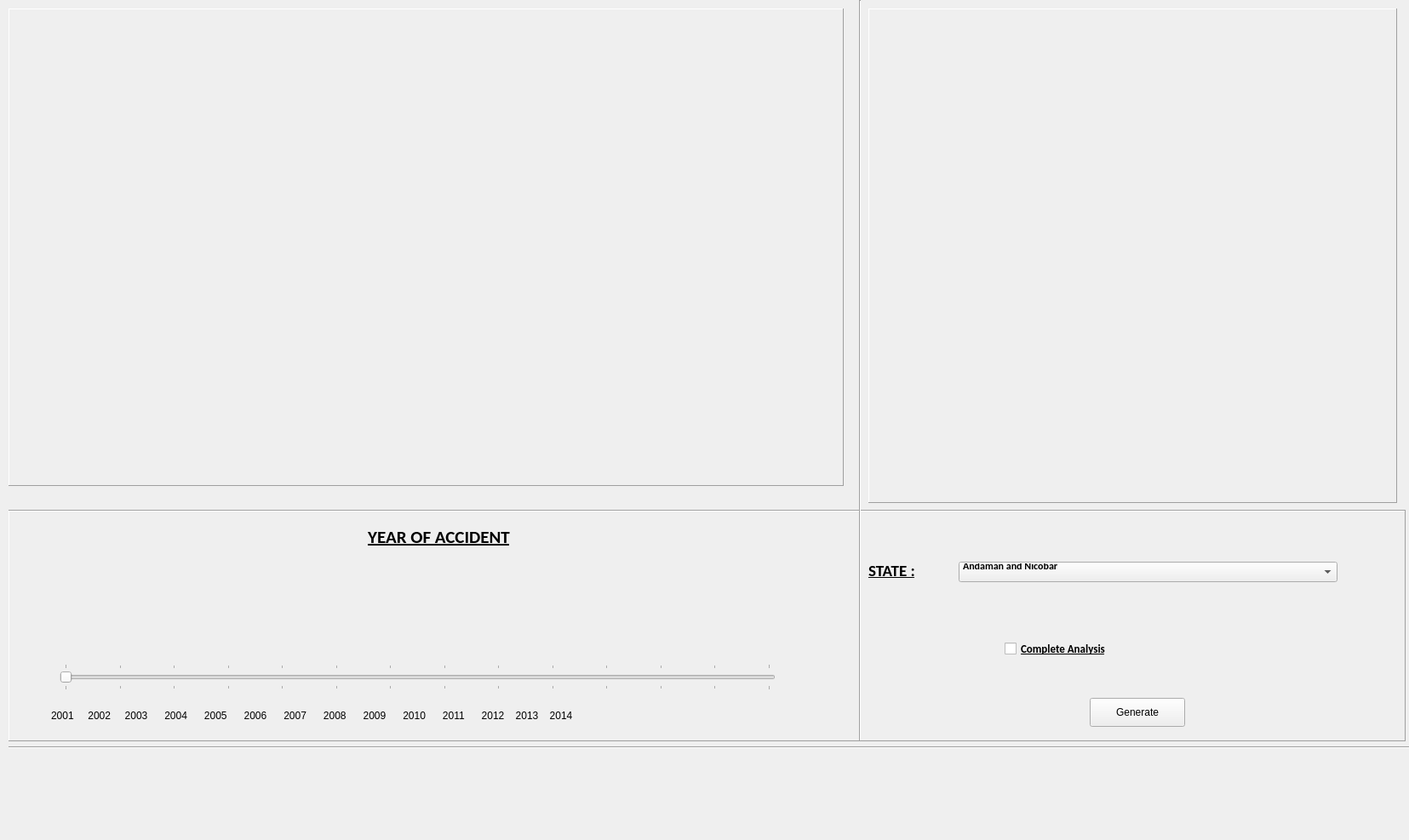
<?xml version="1.0" encoding="UTF-8"?>
<ui version="4.0">
 <class>Form</class>
 <widget class="QWidget" name="Form">
  <property name="geometry">
   <rect>
    <x>0</x>
    <y>0</y>
    <width>1655</width>
    <height>987</height>
   </rect>
  </property>
  <property name="windowTitle">
   <string>Form</string>
  </property>
  <property name="styleSheet">
   <string notr="true">background-image: url(:/img/tenor.gif);</string>
  </property>
  <widget class="QFrame" name="frame">
   <property name="geometry">
    <rect>
     <x>10</x>
     <y>10</y>
     <width>981</width>
     <height>561</height>
    </rect>
   </property>
   <property name="styleSheet">
    <string notr="true">background-image: url(:/img/wb.png);</string>
   </property>
   <property name="frameShape">
    <enum>QFrame::Panel</enum>
   </property>
   <property name="frameShadow">
    <enum>QFrame::Raised</enum>
   </property>
   <widget class="QLabel" name="label_3">
    <property name="geometry">
     <rect>
      <x>230</x>
      <y>10</y>
      <width>471</width>
      <height>531</height>
     </rect>
    </property>
    <property name="styleSheet">
     <string notr="true">background-image: url(:/img/wb.png);</string>
    </property>
    <property name="text">
     <string/>
    </property>
   </widget>
  </widget>
  <widget class="QFrame" name="frame_2">
   <property name="geometry">
    <rect>
     <x>10</x>
     <y>600</y>
     <width>1641</width>
     <height>271</height>
    </rect>
   </property>
   <property name="styleSheet">
    <string notr="true">background-image: url(:/img/wb.png);</string>
   </property>
   <property name="frameShape">
    <enum>QFrame::Panel</enum>
   </property>
   <property name="frameShadow">
    <enum>QFrame::Raised</enum>
   </property>
   <widget class="QLabel" name="label">
    <property name="geometry">
     <rect>
      <x>50</x>
      <y>230</y>
      <width>881</width>
      <height>21</height>
     </rect>
    </property>
    <property name="text">
     <string>2001     2002     2003      2004      2005      2006      2007      2008      2009      2010      2011      2012    2013    2014 </string>
    </property>
   </widget>
   <widget class="QSlider" name="horizontalSlider">
    <property name="geometry">
     <rect>
      <x>60</x>
      <y>180</y>
      <width>841</width>
      <height>31</height>
     </rect>
    </property>
    <property name="minimum">
     <number>2001</number>
    </property>
    <property name="maximum">
     <number>2014</number>
    </property>
    <property name="value">
     <number>2001</number>
    </property>
    <property name="sliderPosition">
     <number>2001</number>
    </property>
    <property name="orientation">
     <enum>Qt::Horizontal</enum>
    </property>
    <property name="tickPosition">
     <enum>QSlider::TicksBothSides</enum>
    </property>
    <property name="tickInterval">
     <number>1</number>
    </property>
   </widget>
   <widget class="QLabel" name="label_2">
    <property name="geometry">
     <rect>
      <x>280</x>
      <y>10</y>
      <width>451</width>
      <height>41</height>
     </rect>
    </property>
    <property name="font">
     <font>
      <family>Calibri</family>
      <pointsize>16</pointsize>
      <weight>75</weight>
      <bold>true</bold>
      <underline>true</underline>
     </font>
    </property>
    <property name="frameShadow">
     <enum>QFrame::Sunken</enum>
    </property>
    <property name="text">
     <string>YEAR OF ACCIDENT</string>
    </property>
    <property name="alignment">
     <set>Qt::AlignCenter</set>
    </property>
   </widget>
   <widget class="QWidget" name="formLayoutWidget_2">
    <property name="geometry">
     <rect>
      <x>1110</x>
      <y>60</y>
      <width>451</width>
      <height>41</height>
     </rect>
    </property>
    <layout class="QFormLayout" name="formLayout_2">
     <property name="fieldGrowthPolicy">
      <enum>QFormLayout::AllNonFixedFieldsGrow</enum>
     </property>
     <item row="0" column="1">
      <widget class="QComboBox" name="comboBox_2">
       <property name="font">
        <font>
         <family>Calibri</family>
         <weight>75</weight>
         <bold>true</bold>
        </font>
       </property>
       <item>
        <property name="text">
         <string>Andaman and Nicobar
</string>
        </property>
       </item>
       <item>
        <property name="text">
         <string>Andhra Pradesh
</string>
        </property>
       </item>
       <item>
        <property name="text">
         <string>Arunachal Pradesh
</string>
        </property>
       </item>
       <item>
        <property name="text">
         <string>Assam
</string>
        </property>
       </item>
       <item>
        <property name="text">
         <string>Bihar
</string>
        </property>
       </item>
       <item>
        <property name="text">
         <string>Chandigarh
</string>
        </property>
       </item>
       <item>
        <property name="text">
         <string>Chhattisgarh
</string>
        </property>
       </item>
       <item>
        <property name="text">
         <string>Dadra and Nagar Haveli
</string>
        </property>
       </item>
       <item>
        <property name="text">
         <string>Daman and Diu
</string>
        </property>
       </item>
       <item>
        <property name="text">
         <string>Delhi
</string>
        </property>
       </item>
       <item>
        <property name="text">
         <string>Goa
</string>
        </property>
       </item>
       <item>
        <property name="text">
         <string>Gujarat
</string>
        </property>
       </item>
       <item>
        <property name="text">
         <string>Haryana
</string>
        </property>
       </item>
       <item>
        <property name="text">
         <string>Himachal Pradesh
</string>
        </property>
       </item>
       <item>
        <property name="text">
         <string>Jammu and Kashmir
</string>
        </property>
       </item>
       <item>
        <property name="text">
         <string>Jharkhand
</string>
        </property>
       </item>
       <item>
        <property name="text">
         <string>Karnataka
</string>
        </property>
       </item>
       <item>
        <property name="text">
         <string>Kerala
</string>
        </property>
       </item>
       <item>
        <property name="text">
         <string>Lakshadweep
</string>
        </property>
       </item>
       <item>
        <property name="text">
         <string>Madhya Pradesh
</string>
        </property>
       </item>
       <item>
        <property name="text">
         <string>Maharashtra
</string>
        </property>
       </item>
       <item>
        <property name="text">
         <string>Manipur
</string>
        </property>
       </item>
       <item>
        <property name="text">
         <string>Meghalaya
</string>
        </property>
       </item>
       <item>
        <property name="text">
         <string>Mizoram
</string>
        </property>
       </item>
       <item>
        <property name="text">
         <string>Nagaland
</string>
        </property>
       </item>
       <item>
        <property name="text">
         <string>Odisha
</string>
        </property>
       </item>
       <item>
        <property name="text">
         <string>Puducherry
</string>
        </property>
       </item>
       <item>
        <property name="text">
         <string>Punjab
</string>
        </property>
       </item>
       <item>
        <property name="text">
         <string>Rajasthan
</string>
        </property>
       </item>
       <item>
        <property name="text">
         <string>Sikkim
</string>
        </property>
       </item>
       <item>
        <property name="text">
         <string>Tamil Nadu
</string>
        </property>
       </item>
       <item>
        <property name="text">
         <string>Tripura
</string>
        </property>
       </item>
       <item>
        <property name="text">
         <string>Uttar Pradesh
</string>
        </property>
       </item>
       <item>
        <property name="text">
         <string>Uttarakhand
</string>
        </property>
       </item>
       <item>
        <property name="text">
         <string>West Bengal
</string>
        </property>
       </item>
      </widget>
     </item>
    </layout>
   </widget>
   <widget class="QLabel" name="label_4">
    <property name="geometry">
     <rect>
      <x>1010</x>
      <y>30</y>
      <width>91</width>
      <height>81</height>
     </rect>
    </property>
    <property name="font">
     <font>
      <family>Calibri</family>
      <pointsize>14</pointsize>
      <weight>75</weight>
      <bold>true</bold>
      <underline>true</underline>
     </font>
    </property>
    <property name="text">
     <string>STATE :</string>
    </property>
   </widget>
   <widget class="QCheckBox" name="checkBox">
    <property name="geometry">
     <rect>
      <x>1170</x>
      <y>150</y>
      <width>381</width>
      <height>25</height>
     </rect>
    </property>
    <property name="font">
     <font>
      <family>Calibri</family>
      <pointsize>10</pointsize>
      <weight>75</weight>
      <bold>true</bold>
      <underline>true</underline>
     </font>
    </property>
    <property name="text">
     <string>Complete Analysis</string>
    </property>
   </widget>
   <widget class="Line" name="line">
    <property name="geometry">
     <rect>
      <x>990</x>
      <y>0</y>
      <width>20</width>
      <height>271</height>
     </rect>
    </property>
    <property name="orientation">
     <enum>Qt::Vertical</enum>
    </property>
   </widget>
   <widget class="QPushButton" name="pushButton">
    <property name="geometry">
     <rect>
      <x>1270</x>
      <y>220</y>
      <width>112</width>
      <height>34</height>
     </rect>
    </property>
    <property name="text">
     <string>Generate</string>
    </property>
   </widget>
  </widget>
  <widget class="QFrame" name="frame_3">
   <property name="geometry">
    <rect>
     <x>1020</x>
     <y>10</y>
     <width>621</width>
     <height>581</height>
    </rect>
   </property>
   <property name="frameShape">
    <enum>QFrame::Panel</enum>
   </property>
   <property name="frameShadow">
    <enum>QFrame::Raised</enum>
   </property>
   <widget class="QLabel" name="label_5">
    <property name="geometry">
     <rect>
      <x>20</x>
      <y>20</y>
      <width>581</width>
      <height>551</height>
     </rect>
    </property>
    <property name="styleSheet">
     <string notr="true">background-image: url(:/img/wb.png);</string>
    </property>
    <property name="text">
     <string/>
    </property>
   </widget>
  </widget>
  <widget class="Line" name="line_2">
   <property name="geometry">
    <rect>
     <x>10</x>
     <y>590</y>
     <width>1641</width>
     <height>20</height>
    </rect>
   </property>
   <property name="orientation">
    <enum>Qt::Horizontal</enum>
   </property>
  </widget>
  <widget class="Line" name="line_3">
   <property name="geometry">
    <rect>
     <x>10</x>
     <y>870</y>
     <width>1651</width>
     <height>16</height>
    </rect>
   </property>
   <property name="orientation">
    <enum>Qt::Horizontal</enum>
   </property>
  </widget>
  <widget class="Line" name="line_4">
   <property name="geometry">
    <rect>
     <x>1000</x>
     <y>0</y>
     <width>20</width>
     <height>601</height>
    </rect>
   </property>
   <property name="orientation">
    <enum>Qt::Vertical</enum>
   </property>
  </widget>
 </widget>
 <resources>
  <include location="res.qrc"/>
 </resources>
 <connections/>
</ui>
